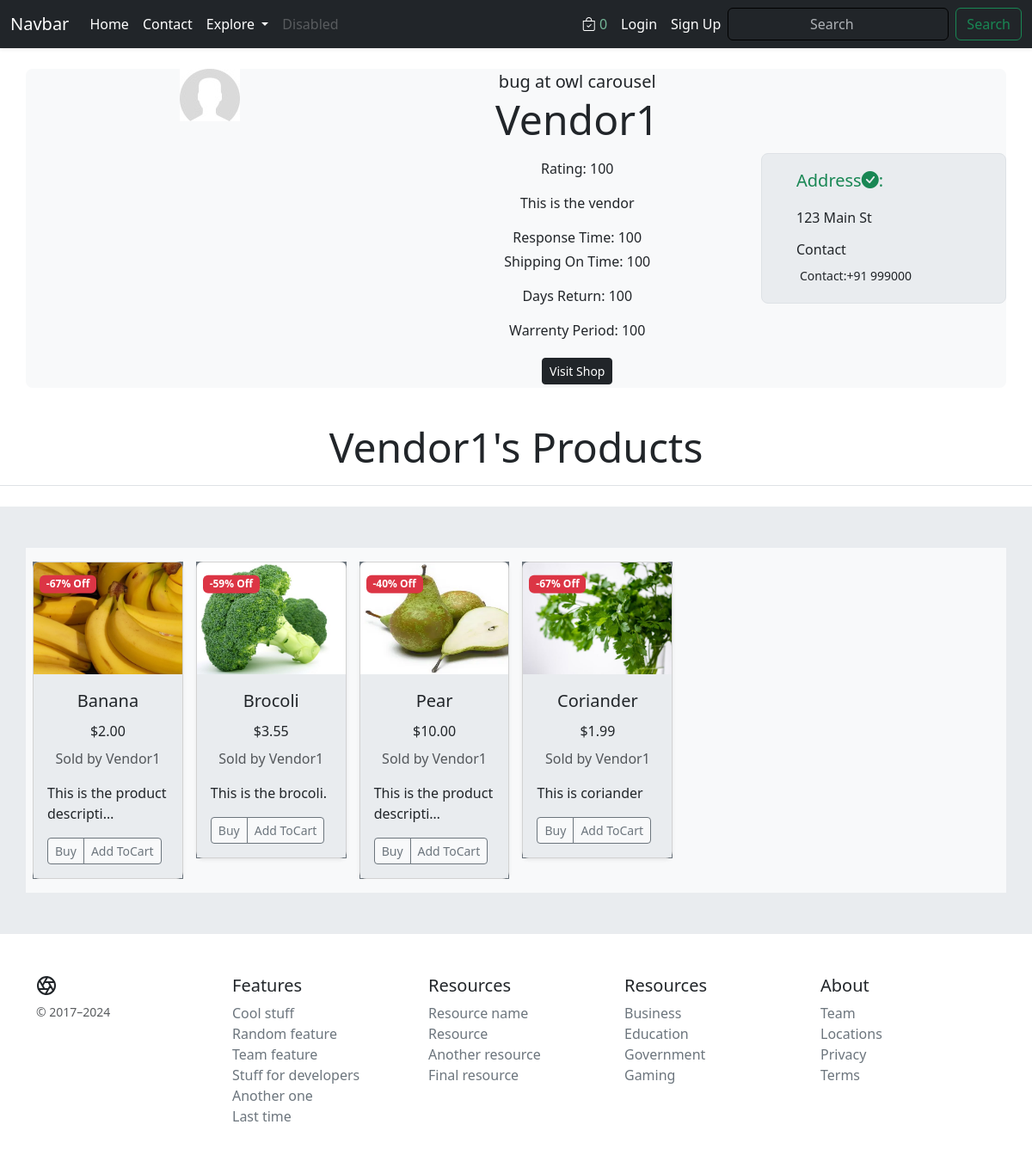
Screenshot of /vendor/vengd2fac2bfa/ with the database file from the repository.
### core/models.py (models this page shows, shortened)
class Vendor(models.Model):
    vid = ShortUUIDField(unique=True, length=10, max_length=20,
                         prefix="ven", alphabet="abcdefgh12345")
    title = models.CharField(max_length=100, default='DefaultVendorName')
    image = models.ImageField(
        upload_to=user_directory_path, default='category.jpg')
    description = models.TextField(
        null=True, blank=True, default="This is the product description.")
    user = models.ForeignKey(User, on_delete=models.SET_NULL, null=True)
    address = models.CharField(max_length=100, default="123 Main St")
    contact = models.CharField(max_length=100, default="+91 999000")
    chat_response_time = models.CharField(max_length=100, default="100")
    shipping_on_time = models.CharField(max_length=100, default="100")
    authentic_rating = models.CharField(max_length=100, default="100")
    days_return = models.CharField(max_length=100, default="100")
    warrenty_period = models.CharField(max_length=100, default="100")
    class Meta:
        verbose_name_plural = "Vendors"
    def __str__(self):
        return self.title

class Product(models.Model):
    pid = ShortUUIDField(unique=True, length=10,
                         max_length=20, alphabet='abcdefgh12345')
    title = models.CharField(max_length=100)
    image = models.ImageField(upload_to=user_directory_path)
    description = models.TextField(
        null=True, blank=True, default="This is the product description.")
    user = models.ForeignKey(User, on_delete=models.SET_NULL, null=True)
    category = models.ForeignKey(
        Category, on_delete=models.SET_NULL, null=True)
    vendor = models.ForeignKey(Vendor, on_delete=models.SET_NULL, null=True)
    price = models.DecimalField(
        max_digits=9999999, decimal_places=2, default="1.99")
    old_price = models.DecimalField(
        max_digits=9999999, decimal_places=2, default="2.99")
    specifications = models.TextField(null=True, blank=True)
    tags = TaggableManager(blank=True)
    product_status = models.CharField(
        choices=STATUS, max_length=10, default="in_review")
    status = models.BooleanField(default=True)
    in_stock = models.BooleanField(default=True)
    featured = models.BooleanField(default=False)
    digital = models.BooleanField(default=False)
    sku = ShortUUIDField(unique=True, length=4,
                         max_length=10, alphabet='1234567890')
    date = models.DateTimeField(auto_now_add=True)
    updated = models.DateTimeField(null=True, blank=True)
    class Meta:
        verbose_name_plural = "Products"
    def get_percentage(self):
        new_price = (self.price / self.old_price) * 100
        return new_price

### core/views.py (the view)
# urls.py: path('vendor/<vid>/', views.vendor_details, name='vendor-details'),
def vendor_details(request, vid):
    vendor = get_object_or_404(Vendor, vid=vid)
    products_of_vendor = Product.objects.filter(
        vendor=vendor, product_status='published').order_by('?')
    context = {
        'vendor': vendor,
        'products_of_vendor': products_of_vendor,
    }
    return render(request, 'core/vendor_details.html', context)

### core/context_processors.py (called while the page is built)
def default(request):
    categories_context = Category.objects.all()
    vendors_context = Vendor.objects.all()
    try:
        address_context = Address.objects.get(user=request.user)
    except:
        address_context = None
    min_max_price = Product.objects.aggregate(Min("price"), Max("price"))
    return {
        'categories_context': categories_context,
        'vendors_context': vendors_context,
        'address_context': address_context,
        'min_max_price_context': min_max_price,
    }

### Templates/core/vendor_details.html (shortened to what this page needs)
{%extends 'core/base.html' %}
{%block content%}
{%load static %}
<div class="container my-4 bg-body-tertiary rounded-3">
    <div class="row justify-content-center align-items-center">
        <div class="col-lg-9 col-md-12 ">
            <div class="row">
                <div class="col-lg-6 col-md-7 position-relative text-center">
                    <img src="{{ vendor.image.url }}" class="img-fluid img-hover" alt="">
                </div>
                <div class="col-lg-6 col-md-5 bg-body-tertiary d-flex justify-content-center align-items-center">
                    <div class="text-center">
                        <p class="card-title text-center fs-5">bug at owl carousel</p>
                        <p class="display-5">{{ vendor.title }}</p>
                        <p><small class="fs-6">Rating: {{ vendor.authentic_rating}}</small></p>
                        <p><small class="fs-6">{{ vendor.description }}</small></p>
                        <p class="mb-1 fs-6">Response Time: {{ vendor.chat_response_time }}</p>
                        <p class="mb-1 fs-6">Shipping On Time: {{ vendor.shipping_on_time }}</p>
                        <p><small class="fs-6">Days Return: {{ vendor.days_return }}</small></p>
                        <p><small class="fs-6">Warrenty Period: {{ vendor.warrenty_period }}</small></p>
                        <div class="btn-group">
                            <a href="{% url 'core:vendor-shop' vendor.vid %}" class="btn btn-sm btn-dark m-1">Visit
                                Shop</a>
                        </div>
                    </div>
                </div>
            </div>
        </div>
        <div class="col-lg-3 col-md-12 bg-body-secondary rounded-3 border">
            <div class="row justify-content-center align-items-center m-2 p-2">
                <div class="col-md-6 col-sm-6 col-lg-12 col-xl-12">
                    <p class="lead fw-normal text-success">Address<i class="bi bi-check-circle-fill"></i>: </p>
                    <p>{{vendor.address}}</p>
                </div>
                <div class="col-md-6 col-sm-6 col-lg-12 col-xl-12">
                    <h6>Contact</h6>
                    <p class="m-1"><small>Contact:{{vendor.contact}}</small></p>
                </div>
            </div>
        </div>
    </div>
</div>
<h2 class="p-3 my-4 border-bottom display-5 text-center">{{vendor.title}}'s Products</h2>
<div class="album py-5 bg-body-secondary">
    <div class="container">
        <div class="row bg-body-tertiary">
            <div class="owl-carousel owl-theme p-2 m-2 mx-auto">
                {% for i in products_of_vendor %}
                <div class="item bg-secondary align-items-center">
                    <div class="card shadow-sm border-1 rounded-3" style="max-width: 250px; position: relative">
                        <div class="position-absolute top-0 start-0 translate-middle badge bg-danger"
                            style="z-index: 1; margin-top: 25px; margin-left: 40px">
                            -{{i.get_percentage|floatformat:0}}% Off
                        </div>
                        <a href="{% url 'core:product-details' i.pid %}" class="text-decoration-none text-dark">
                            <div class="ratio ratio-4x3">
                                <img src="{{ i.image.url }}" class="card-img-top img-fluid" width="100%" height="100%"
                                    role="img" preserveAspectRatio="xMidYMid slice" focusable="false" />
                            </div>
                        </a>
                        <div class="card-body bg-body-secondary">
                            <a href="{% url 'core:product-details' i.pid %}" class="text-decoration-none text-dark">
                                <p class="card-title text-center fs-5">{{i.title}}</p>
                            </a>
                            <p class="card-title text-center fs-6">
                                $<span
                                    class="card-title text-center fs-6 current-product-price-{{i.id}}">{{i.price}}</span>
                            </p>
                            <p class="card-text text-center">
                                <small class="text-body-secondary fs-6">Sold by {{i.vendor}}</small>
                            </p>
                            <p class="card-text">{{i.description|truncatechars:30}}</p>
                            <div class="d-flex justify-content-between align-items-center">
                                <div class="btn-group bg-body-tertiary mt-auto">
                                    <button type="button" class="btn btn-sm btn-outline-secondary">
                                        Buy
                                    </button>
                                    <button type="button" class="btn btn-sm btn-outline-secondary add-to-cart-btn"
                                        data-index="{{i.id}}" id="add-to-cart-btn">
                                        Add ToCart
                                    </button>
                                </div>
                            </div>
                        </div>
                    </div>
                </div>
                {%endfor%}
            </div>
        </div>
    </div>
</div>
{%endblock%}

### static/css/styles.css (style rules this page uses)
.card { transition: transform 0.3s, box-shadow 0.3s; border-radius: 15px; }
.btn { transition: color 0.3s; }
.img-hover { transition: transform 0.3s ease; }

### rows the page displays
Vendor: image (placeholder picture), title "Vendor1", authentic_rating "100", description "This is the vendor", chat_response_time "100", shipping_on_time "100", days_return "100", warrenty_period "100", address "123 Main St", contact "+91 999000"
Product: get_percentage "67", image (picture), title "Banana", price "2.00", vendor "Vendor1", description "This is the product descripti…"
Product: get_percentage "59", image (picture), title "Brocoli", price "3.55", vendor "Vendor1", description "This is the brocoli."
Product: get_percentage "40", image (picture), title "Pear", price "10.00", vendor "Vendor1", description "This is the product descripti…"
Product: get_percentage "67", image (picture), title "Coriander", price "1.99", vendor "Vendor1", description "This is coriander"

### other values shown
{{ request.session.cart_data_obj|length }} "0"
